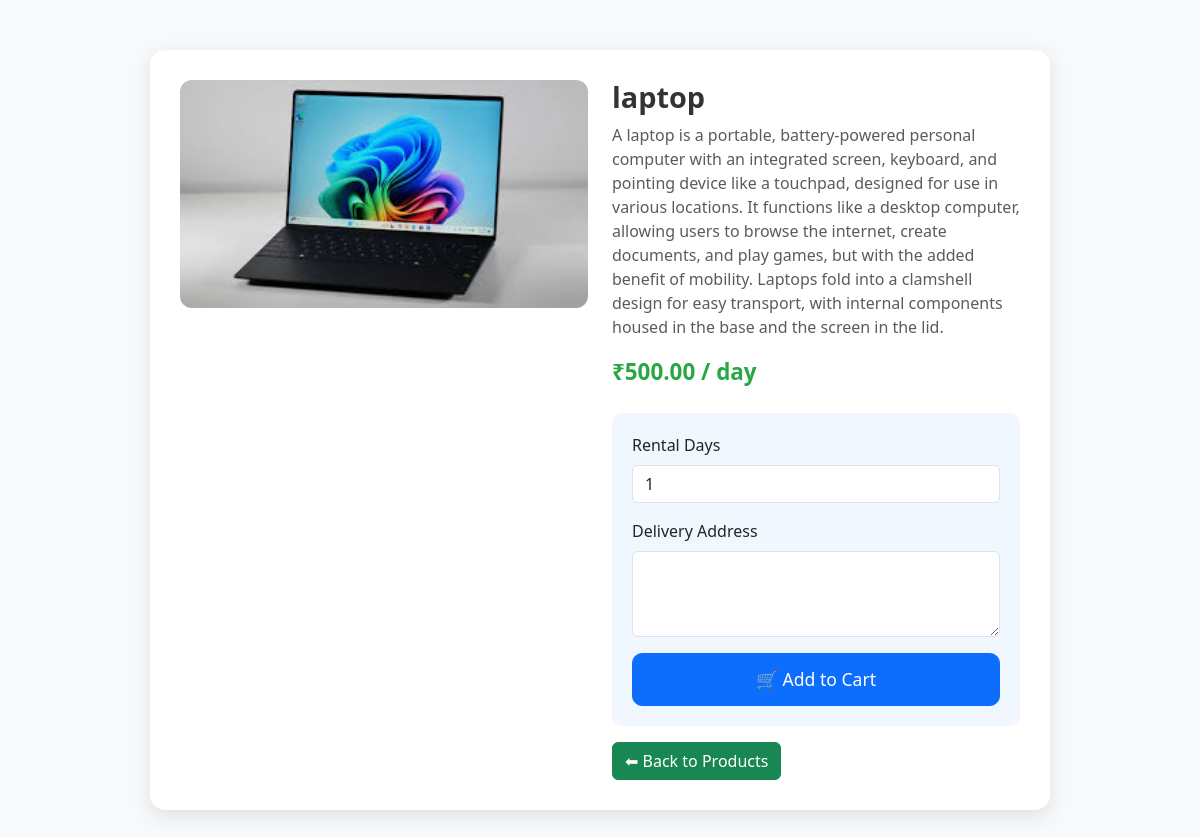
Screenshot of /products/2/ (signed in) with the database file from the repository.
### signup/models.py (models this page shows, shortened)
class Product(models.Model):
    CATEGORY_CHOICES = [
        ('Electronics', 'Electronics'),
        ('Furniture', 'Furniture'),
        ('Vehicles', 'Vehicles'),
        ('Clothing', 'Clothing'),
        ('Books', 'Books'),
    ]
    name = models.CharField(max_length=200)
    description = models.TextField()
    category = models.CharField(max_length=50, choices=CATEGORY_CHOICES)
    price_per_day = models.DecimalField(max_digits=8, decimal_places=2)
    available = models.BooleanField(default=True)
    image = models.ImageField(upload_to='product_images/', blank=True, null=True)
    created_at = models.DateTimeField(auto_now_add=True)

### signup/views.py (the view)
# urls.py: path('products/<int:product_id>/', views.product_detail_view, name='product_detail'),
@login_required
def product_detail_view(request, product_id):
    product = get_object_or_404(Product, id=product_id)
    active_rentals = Rental.objects.filter(product=product)
    available = True
    now = timezone.now()
    for rental in active_rentals:
        return_date = rental.rented_at + timedelta(days=rental.rental_days)
        if return_date >= now:
            available = False
            break
    return render(request, 'signup/product_detail.html', {
        'product': product,
        'available': available
    })

### signup/templates/signup/product_detail.html (shortened to what this page needs)
{% load static %}
<!DOCTYPE html>
<html lang="en">
<head>
  <link href="https://cdn.jsdelivr.net/npm/bootstrap@5.3.3/dist/css/bootstrap.min.css" rel="stylesheet">
</head>
<body>
<div class="container">
  <div class="product-container">
    <div class="row">
      <div class="col-md-6">
        {% if product.image %}
          <img src="{{ product.image.url }}" alt="{{ product.name }}" class="product-img">
        {% else %}
          <img src="{% static 'images/no-image.png' %}" alt="No image" class="product-img">
        {% endif %}
      </div>
      <div class="col-md-6">
        <h2 class="product-title">{{ product.name }}</h2>
        <p class="text-muted">{{ product.description }}</p>
        <p class="product-price">₹{{ product.price_per_day }} / day</p>
       <div class="form-section">
  {% if available %}
    <form method="POST" action="{% url 'add_to_cart' product.id %}">
      <div class="mb-3">
        <label for="rental_days" class="form-label">Rental Days</label>
        <input type="number" id="rental_days" name="rental_days" class="form-control" value="1" min="1" required>
      </div>
      <div class="mb-3">
        <label for="delivery_address" class="form-label">Delivery Address</label>
        <textarea id="delivery_address" name="delivery_address" class="form-control" rows="3" required></textarea>
      </div>
      <button type="submit" class="btn btn-primary btn-submit">🛒 Add to Cart</button>
    </form>
  {% else %}
    <div class="alert alert-danger mt-3">
      ❌ This product is currently rented and not available for rental.
    </div>
  {% endif %}
</div>
        <a href="{% url 'product_list' %}" class="btn btn-success mt-3">⬅ Back to Products</a>
      </div>
    </div>
  </div>
</div>
</body>
</html>

### signup/templates/signup/product_detail.html (style rules this page uses)
body { background-color: #f8f9fa; font-family: 'Segoe UI', sans-serif; }
.product-container { max-width: 900px; margin: 50px auto; background: #fff; border-radius: 15px; box-shadow: 0 6px 20px rgba(0,0,0,0.1); padding: 30px; }
.product-img { width: 100%; border-radius: 12px; object-fit: cover; max-height: 400px; }
.product-title { font-size: 1.8rem; font-weight: bold; color: #333; }
.product-price { font-size: 1.4rem; font-weight: bold; color: #28a745; }
.form-section { margin-top: 25px; padding: 20px; border-radius: 10px; background: #f1f7ff; }
.btn-submit { width: 100%; font-size: 1.1rem; padding: 12px; border-radius: 10px; }

### rows the page displays
Product: image (picture), name "laptop", description "A laptop is a portable, battery-powered personal computer with an integrated screen, keyboard, and pointing device like a touchpad, designed for use in various locations. It functions like a desktop computer, allowing users to browse the internet, create documents, and play games, but with the added benefit of mobility. Laptops fold into a clamshell design for easy transport, with internal components housed in the base and the screen in the lid.", price_per_day "500.00"
